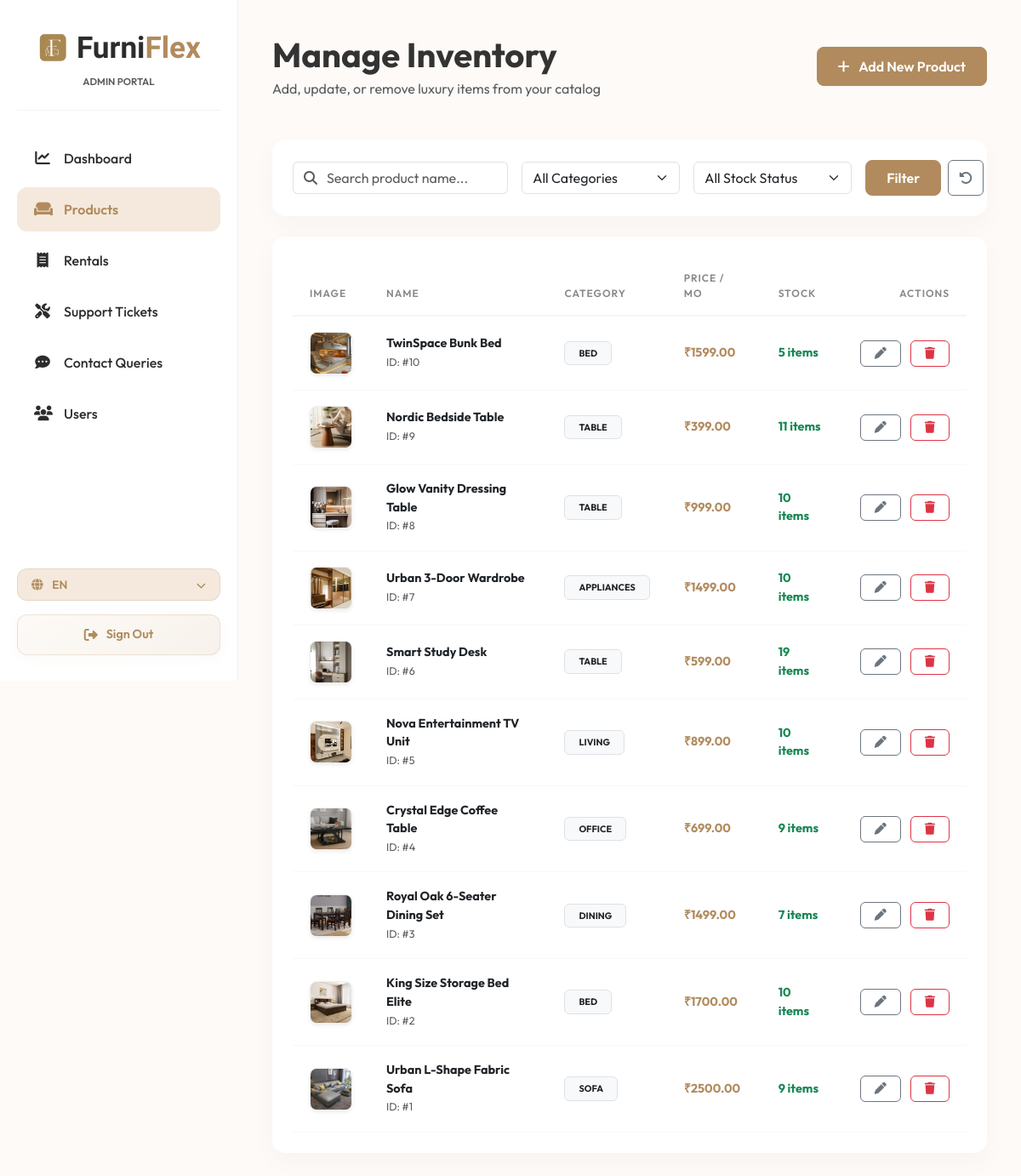
The page /custom-admin/products/ (signed in) on the database its author committed.
### app1/models.py (models this page shows, shortened)
class Product(models.Model):
    CATEGORY_CHOICES = [
        ('Sofa', 'Sofa'),
        ('Bed', 'Bed'),
        ('Dining', 'Dining Table'),
        ('Table', 'Tables & Desks'),
        ('Living', 'Living Room'),
        ('Office', 'Office & Study'),
        ('Appliances', 'Appliances'),
        ('Others', 'Others'),
    ]
    name = models.CharField(max_length=200)
    category = models.CharField(max_length=50, choices=CATEGORY_CHOICES)
    price_per_month = models.DecimalField(max_digits=10, decimal_places=2, verbose_name="Rent (₹/month)")
    material = models.CharField(max_length=100, blank=True, null=True)
    color = models.CharField(max_length=50, blank=True, null=True)
    stock = models.PositiveIntegerField(default=10)
    available_durations = models.CharField(max_length=100, default="3,6,12", help_text="Enter durations separated by commas (e.g. 3,6,12)")
    image = models.ImageField(upload_to='products/', blank=True, null=True, verbose_name="Product Image")
    description = models.TextField()
    available = models.BooleanField(default=True)
    created_at = models.DateTimeField(auto_now_add=True)
    class Meta:
        ordering = ['-created_at']

### adminpanel/views.py (the view)
# urls.py: path("products/", views.products, name="admin_products"),
def products(request):
    if not check_admin(request):
        messages.error(request, "Access denied.")
        return redirect('home')
    category_filter = request.GET.get('category', 'all')
    stock_filter = request.GET.get('stock', 'all')
    search_query = request.GET.get('q', '')
    all_products = Product.objects.all()
    if category_filter != 'all':
        all_products = all_products.filter(category=category_filter)
    if stock_filter == 'instock':
        all_products = all_products.filter(stock__gt=0)
    elif stock_filter == 'outofstock':
        all_products = all_products.filter(stock=0)
    if search_query:
        all_products = all_products.filter(name__icontains=search_query)
    categories = Product.CATEGORY_CHOICES
    context = {
        'products': all_products,
        'categories': categories,
        'category_filter': category_filter,
        'stock_filter': stock_filter,
        'search_query': search_query,
    }
    return render(request, 'adminpanel/products.html', context)

### adminpanel/views.py (called while the page is built)
def check_admin(request):
    if not request.user.is_authenticated:
        return False
    return request.user.is_staff or request.user.is_superuser

### furniflex/context_processors.py (called while the page is built, shortened)
def user_notifications(request):
    notifications = []
    unread_count = 0
    return {
        'user_notifications': notifications,
        'notifications_unread_count': unread_count
    }

### adminpanel/templates/adminpanel/products.html (shortened to what this page needs)
{% extends 'adminpanel/admin_base.html' %}
{% block admin_content %}
<div class="d-flex justify-content-between align-items-center mb-5">
    <div>
        <h1 class="fw-bold m-0" style="font-family: 'Outfit', sans-serif;">Manage Inventory</h1>
        <p class="text-muted m-0 mt-1">Add, update, or remove luxury items from your catalog</p>
    </div>
    <div>
        <a href="{% url 'admin_product_add' %}" class="btn btn-brand">
            <i class="fas fa-plus me-2"></i> Add New Product
        </a>
    </div>
</div>
<div class="admin-card mb-4 p-4">
    <form method="get" class="row g-3 align-items-center">
        <div class="col-lg-4 col-md-6">
            <div class="input-group">
                <span class="input-group-text bg-white border-end-0 text-muted"><i class="fas fa-search"></i></span>
                <input type="text" name="q" class="form-control border-start-0 ps-0" placeholder="Search product name..." value="{{ search_query }}">
            </div>
        </div>
        <div class="col-lg-3 col-md-3">
            <select name="category" class="form-select" onchange="this.form.submit()">
                <option value="all" {% if category_filter == 'all' %}selected{% endif %}>All Categories</option>
            </select>
        </div>
        <div class="col-lg-3 col-md-3">
            <select name="stock" class="form-select" onchange="this.form.submit()">
                <option value="all" {% if stock_filter == 'all' %}selected{% endif %}>All Stock Status</option>
            </select>
        </div>
        <div class="col-lg-2 col-md-12 d-flex gap-2">
            <button type="submit" class="btn btn-brand w-100 py-2">Filter</button>
            <a href="{% url 'admin_products' %}" class="btn btn-outline-secondary w-100 py-2 d-flex align-items-center justify-content-center" title="Reset Filters"><i class="fas fa-rotate-left"></i></a>
        </div>
    </form>
</div>
<div class="admin-table-container">
    <div class="table-responsive">
        <table class="table align-middle">
            <thead>
                <tr>
                    <th style="width: 80px;">Image</th>
                    <th>Name</th>
                    <th>Category</th>
                    <th>Price / Mo</th>
                    <th>Stock</th>
                    <th style="width: 150px; text-align: right;">Actions</th>
                </tr>
            </thead>
            <tbody>
                {% if products %}
                    {% for product in products %}
                    <tr>
                        <td>
                            {% if product.image %}
                                <img src="{{ product.image.url }}" class="rounded-3 shadow-sm" style="width: 50px; height: 50px; object-fit: cover; border: 1px solid #eee;">
                            {% else %}
                                <div class="bg-light rounded-3 d-flex align-items-center justify-content-center shadow-sm" style="width: 50px; height: 50px; border: 1px solid #eee;">
                                    <i class="fas fa-couch text-muted"></i>
                                </div>
                            {% endif %}
                        </td>
                        <td>
                            <span class="fw-bold text-dark d-block">{{ product.name }}</span>
                            <span class="text-muted small">ID: #{{ product.id }}</span>
                        </td>
                        <td>
                            <span class="badge bg-light text-dark border px-3 py-2 small text-uppercase">{{ product.category }}</span>
                        </td>
                        <td class="fw-bold text-primary">₹{{ product.price_per_month }}</td>
                        <td>
                            <span class="fw-bold {% if product.stock > 0 %}text-success{% else %}text-danger{% endif %}">
                                {{ product.stock }} <span>items</span>
                            </span>
                        </td>
                        <td style="text-align: right;">
                            <a href="{% url 'admin_product_edit' product.pk %}" class="btn btn-outline-secondary btn-sm px-3 rounded-2 me-2"><i class="fas fa-pen"></i></a>
                            <button type="button" class="btn btn-outline-danger btn-sm px-3 rounded-2" data-bs-toggle="modal" data-bs-target="#deleteModal{{ product.id }}"><i class="fas fa-trash"></i></button>
                        </td>
                    </tr>
                    {% endfor %}
                {% endif %}
            </tbody>
        </table>
    </div>
</div>
{% endblock %}

### adminpanel/templates/adminpanel/admin_base.html (style rules this page uses)
:root { --primary-color: #b18b5e; --secondary-color: #2c2c2c; --sidebar-width: 280px; --accent-color: #f4e9dc; --light-bg: #fdfaf7; }
body { font-family: 'Outfit', sans-serif; background-color: var(--light-bg); color: #333; overflow-x: hidden; }
.admin-card { background: white; border: none; border-radius: 16px; box-shadow: 0 10px 30px rgba(0, 0, 0, 0.03); transition: all 0.3s cubic-bezier(0.165, 0.84, 0.44, 1); }
.admin-table-container { background: white; border-radius: 16px; padding: 24px; box-shadow: 0 10px 30px rgba(0, 0, 0, 0.03); }
.table { margin: 0; }
.table th { font-weight: 600; color: #888; border-bottom: 2px solid #f5f5f5; padding: 16px 20px; text-transform: uppercase; font-size: 0.75rem; letter-spacing: 1px; }
.table td { padding: 18px 20px; vertical-align: middle; border-bottom: 1px solid #f8f8f8; font-size: 0.9rem; }
.btn-brand { background-color: var(--primary-color); color: white; font-weight: 600; border-radius: 8px; padding: 10px 24px; transition: all 0.3s ease; border: 1px solid var(--primary-color); }
a { color: var(--primary-color); transition: color 0.2s ease-in-out; }
.text-primary { color: var(--primary-color) !important; }

### rows shown on the page
Product: image (picture), name "TwinSpace Bunk Bed", id "10", category "BED", price_per_month "1599.00", stock "5"
Product: image (picture), name "Nordic Bedside Table", id "9", category "TABLE", price_per_month "399.00", stock "11"
Product: image (picture), name "Glow Vanity Dressing Table", id "8", category "TABLE", price_per_month "999.00", stock "10"
Product: image (picture), name "Urban 3-Door Wardrobe", id "7", category "APPLIANCES", price_per_month "1499.00", stock "10"
Product: image (picture), name "Smart Study Desk", id "6", category "TABLE", price_per_month "599.00", stock "19"
Product: image (picture), name "Nova Entertainment TV Unit", id "5", category "LIVING", price_per_month "899.00", stock "10"
Product: image (picture), name "Crystal Edge Coffee Table", id "4", category "OFFICE", price_per_month "699.00", stock "9"
Product: image (picture), name "Royal Oak 6-Seater Dining Set", id "3", category "DINING", price_per_month "1499.00", stock "7"
Product: image (picture), name "King Size Storage Bed Elite", id "2", category "BED", price_per_month "1700.00", stock "10"
Product: image (picture), name "Urban L-Shape Fabric Sofa", id "1", category "SOFA", price_per_month "2500.00", stock "9"
